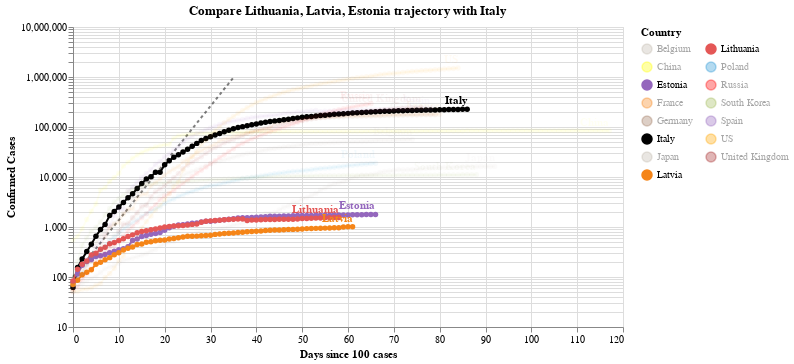

The code cell stored with this chart in its notebook:
### Code cell
#hide_input
chart3 = make_since_chart(dff2, ['Lithuania', 'Latvia', 'Estonia'], baseline_countries)
chart3

### Figure 1 — Vega-Lite specification as saved in the notebook (floating-point values rounded to 4 significant figures; data arrays with more than 128 entries replaced by an {"elided": "..."} marker saying what was removed)
{"config": {"view": {"continuousWidth": 400, "continuousHeight": 300}}, "layer": [{"data": {"name": "data-628230001892d6798b50651be41d1b3e"}, "mark": {"type": "line", "color": "black", "opacity": 0.5, "strokeDash": [3, 3]}, "encoding": {"x": {"type": "quantitative", "field": "Days since 100 cases"}, "y": {"type": "quantitative", "field": "Confirmed Cases"}}}, {"data": {"name": "data-0eb2a29fc3155e1078be3cc467ca6236"}, "mark": {"type": "line", "point": true}, "encoding": {"color": {"type": "nominal", "field": "Country", "legend": {"columns": 2}, "scale": {"domain": ["Belgium", "China", "Estonia", "France", "Germany", "Italy", "Japan", "Latvia", "Lithuania", "Poland", "Russia", "South Korea", "Spain", "US", "United Kingdom"], "range": ["#C1B7AD", "yellow", "#9467bd", "#F58518", "#9D755D", "black", "#C1B7AD", "#F58518", "#E45756", "#2495D3", "red", "#A1BA59", "#9467bd", "orange", "brown"]}}, "opacity": {"condition": {"value": 1, "selection": "selector002"}, "value": 0.05}, "tooltip": [{"type": "nominal", "field": "Country"}, {"type": "temporal", "field": "Date"}, {"type": "quantitative", "field": "Confirmed Cases"}, {"type": "quantitative", "field": "Days since 100 cases"}], "x": {"type": "quantitative", "field": "Days since 100 cases"}, "y": {"type": "quantitative", "field": "Confirmed Cases", "scale": {"type": "log"}}}, "selection": {"selector002": {"type": "multi", "fields": ["Country"], "bind": "legend", "init": [{"Country": "Lithuania"}, {"Country": "Latvia"}, {"Country": "Estonia"}, {"Country": "Italy"}]}}, "width": 550}, {"data": {"name": "data-0eb2a29fc3155e1078be3cc467ca6236"}, "mark": {"type": "text", "align": "right", "dy": -8, "fontWeight": "bold"}, "encoding": {"color": {"type": "nominal", "field": "Country", "legend": {"columns": 2}, "scale": {"domain": ["Belgium", "China", "Estonia", "France", "Germany", "Italy", "Japan", "Latvia", "Lithuania", "Poland", "Russia", "South Korea", "Spain", "US", "United Kingdom"], "range": ["#C1B7AD", "yellow", "#9467bd", "#F58518", "#9D755D", "black", "#C1B7AD", "#F58518", "#E45756", "#2495D3", "red", "#A1BA59", "#9467bd", "orange", "brown"]}}, "opacity": {"condition": {"value": 1, "selection": "selector002"}, "value": 0.05}, "text": {"type": "nominal", "field": "Country"}, "tooltip": [{"type": "nominal", "field": "Country"}, {"type": "temporal", "field": "Date"}, {"type": "quantitative", "field": "Confirmed Cases"}, {"type": "quantitative", "field": "Days since 100 cases"}], "x": {"type": "quantitative", "field": "Days since 100 cases"}, "y": {"type": "quantitative", "field": "Confirmed Cases", "scale": {"type": "log"}}}, "transform": [{"filter": "(datum['Date'] >= 1589760000000)"}], "width": 550}], "title": "Compare Lithuania, Latvia, Estonia trajectory with Italy", "$schema": "https://vega.github.io/schema/vega-lite/v4.0.2.json", "datasets": {"data-628230001892d6798b50651be41d1b3e": [{"Days since 100 cases": 0, "Confirmed Cases": 100.0}, {"Days since 100 cases": 1, "Confirmed Cases": 130.0}, {"Days since 100 cases": 2, "Confirmed Cases": 169.0}, {"Days since 100 cases": 3, "Confirmed Cases": 219.7}, {"Days since 100 cases": 4, "Confirmed Cases": 285.6}, {"Days since 100 cases": 5, "Confirmed Cases": 371.3}, {"Days since 100 cases": 6, "Confirmed Cases": 482.7}, {"Days since 100 cases": 7, "Confirmed Cases": 627.5}, {"Days since 100 cases": 8, "Confirmed Cases": 815.7}, {"Days since 100 cases": 9, "Confirmed Cases": 1060.0}, {"Days since 100 cases": 10, "Confirmed Cases": 1379.0}, {"Days since 100 cases": 11, "Confirmed Cases": 1792.0}, {"Days since 100 cases": 12, "Confirmed Cases": 2330.0}, {"Days since 100 cases": 13, "Confirmed Cases": 3029.0}, {"Days since 100 cases": 14, "Confirmed Cases": 3937.0}, {"Days since 100 cases": 15, "Confirmed Cases": 5119.0}, {"Days since 100 cases": 16, "Confirmed Cases": 6654.0}, {"Days since 100 cases": 17, "Confirmed Cases": 8650.0}, {"Days since 100 cases": 18, "Confirmed Cases": 11250.0}, {"Days since 100 cases": 19, "Confirmed Cases": 14620.0}, {"Days since 100 cases": 20, "Confirmed Cases": 19000.0}, {"Days since 100 cases": 21, "Confirmed Cases": 24710.0}, {"Days since 100 cases": 22, "Confirmed Cases": 32120.0}, {"Days since 100 cases": 23, "Confirmed Cases": 41750.0}, {"Days since 100 cases": 24, "Confirmed Cases": 54280.0}, {"Days since 100 cases": 25, "Confirmed Cases": 70560.0}, {"Days since 100 cases": 26, "Confirmed Cases": 91730.0}, {"Days since 100 cases": 27, "Confirmed Cases": 119300.0}, {"Days since 100 cases": 28, "Confirmed Cases": 155000.0}, {"Days since 100 cases": 29, "Confirmed Cases": 201500.0}, {"Days since 100 cases": 30, "Confirmed Cases": 262000.0}, {"Days since 100 cases": 31, "Confirmed Cases": 340600.0}, {"Days since 100 cases": 32, "Confirmed Cases": 442800.0}, {"Days since 100 cases": 33, "Confirmed Cases": 575600.0}, {"Days since 100 cases": 34, "Confirmed Cases": 748300.0}, {"Days since 100 cases": 35, "Confirmed Cases": 972800.0}], "data-0eb2a29fc3155e1078be3cc467ca6236": {"elided": "1185 records"}}}
